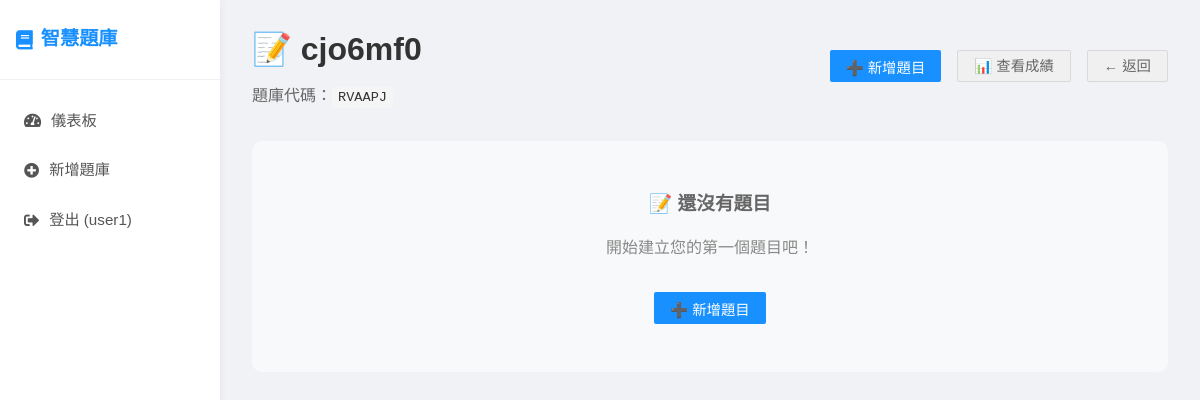
/quiz-bank/1 (signed in), run on an earlier commit of the app's database.
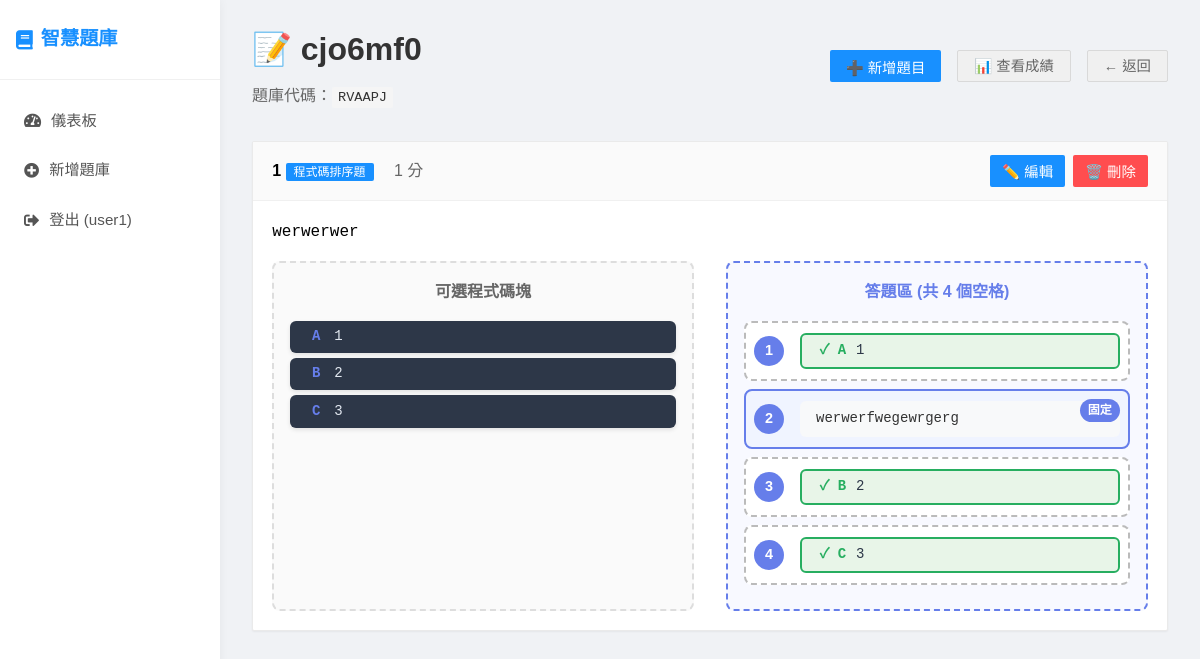
And on a later commit of the database.
### app.py (models this page shows)
class User(UserMixin, db.Model):
    id = db.Column(db.Integer, primary_key=True)
    username = db.Column(db.String(80), unique=True, nullable=False)
    email = db.Column(db.String(120), unique=True, nullable=False)
    password_hash = db.Column(db.String(120), nullable=False)
    is_teacher = db.Column(db.Boolean, default=True)
    created_at = db.Column(db.DateTime, default=datetime.utcnow)
    quiz_banks = db.relationship('QuizBank', backref='owner', lazy=True)

class QuizBank(db.Model):
    id = db.Column(db.Integer, primary_key=True)
    title = db.Column(db.String(200), nullable=False)
    description = db.Column(db.Text)
    access_code = db.Column(db.String(10), unique=True, nullable=False)
    is_active = db.Column(db.Boolean, default=True)
    created_at = db.Column(db.DateTime, default=datetime.utcnow)
    teacher_id = db.Column(db.Integer, db.ForeignKey('user.id'), nullable=False)
    questions = db.relationship('Question', backref='quiz_bank', lazy=True, cascade='all, delete-orphan')
    submissions = db.relationship('Submission', backref='quiz_bank', lazy=True)

class Question(db.Model):
    id = db.Column(db.Integer, primary_key=True)
    title = db.Column(db.String(200), nullable=False)
    question_text = db.Column(db.Text, nullable=False)
    question_type = db.Column(db.String(50), nullable=False)  # single_choice, multiple_choice, fill_blank, dropdown, parsons
    question_data = db.Column(db.Text)  # JSON格式儲存選項、正確答案等
    points = db.Column(db.Integer, default=1)
    order_index = db.Column(db.Integer, default=0)
    quiz_bank_id = db.Column(db.Integer, db.ForeignKey('quiz_bank.id'), nullable=False)
    created_at = db.Column(db.DateTime, default=datetime.utcnow)

### app.py (the view)
@app.route('/quiz-bank/<int:quiz_bank_id>')
@login_required
def manage_quiz_bank(quiz_bank_id):
    quiz_bank = QuizBank.query.get_or_404(quiz_bank_id)
    if quiz_bank.teacher_id != current_user.id:
        return redirect(url_for('teacher_dashboard'))
    questions = Question.query.filter_by(quiz_bank_id=quiz_bank_id).order_by(Question.order_index).all()
    return render_template('manage_quiz_bank.html', quiz_bank=quiz_bank, questions=questions)

### app.py (called while the page is built)
@app.template_filter('from_json')
def from_json_filter(value):
    try:
        return json.loads(value) if value else {}
    except:
        return {}

@app.template_global()
def get_question_type_name(question_type):
    type_names = {
        'single_choice': '單選題',
        'multiple_choice': '多選題',
        'fill_blank': '填空題',
        'dropdown': '下拉選單',
        'dropdown_fillblank': '下拉選單填空題',
        'parsons': '程式碼排序題'
    }
    return type_names.get(question_type, question_type)

@login_manager.user_loader
def load_user(user_id):
    return User.query.get(int(user_id))

### templates/manage_quiz_bank.html (shortened to what this page needs)
{% extends "base.html" %}
{% block content %}
<div>
    <div style="display: flex; justify-content: space-between; align-items: center; margin-bottom: 2rem;">
        <div>
            <h1 style="color: #333; margin-bottom: 0.5rem;">📝 {{ quiz_bank.title }}</h1>
            <p style="color: #666;">題庫代碼：<span class="access-code">{{ quiz_bank.access_code }}</span></p>
        </div>
        <div style="display: flex; gap: 1rem;">
            <button onclick="showAddQuestionModal()" class="btn">➕ 新增題目</button>
            <a href="{{ url_for('view_submissions_page', quiz_bank_id=quiz_bank.id) }}" class="btn btn-secondary">📊 查看成績</a>
            <a href="{{ url_for('teacher_dashboard') }}" class="btn btn-secondary">← 返回</a>
        </div>
    </div>
    <div id="questions-container">
        {% if questions %}
            {% for question in questions %}
            <div class="question-item" data-question-id="{{ question.id }}">
                <div class="question-header">
                    <div>
                        <strong>{{ question.title }}</strong>
                        <span class="question-type-badge">{{ get_question_type_name(question.question_type) }}</span>
                        <span style="color: #666; margin-left: 1rem;">{{ question.points }} 分</span>
                    </div>
                    <div style="display: flex; gap: 0.5rem;">
                        <button onclick="editQuestion({{ question.id }})" class="btn" style="padding: 6px 12px;">✏️ 編輯</button>
                        <button onclick="deleteQuestion({{ question.id }})" class="btn btn-danger" style="padding: 6px 12px;">🗑️ 刪除</button>
                    </div>
                </div>
                <div class="question-content">
                    <p style="white-space: pre-wrap; font-family: Consolas, monospace;">{{ question.question_text | trim }}</p>
                    {% if question.question_data %}
                        {% set data = question.question_data | from_json %}
                        {% if question.question_type in ['single_choice', 'multiple_choice'] %}
                            <div style="margin-top: 1rem;">
                                {% for option in data.options %}
                                <div class="option" style="background: #f8f9fa;">
                                    <div class="option-text">{{ option }}</div>
                                    {% if (question.question_type == 'single_choice' and option == data.correct_answer) or
                                           (question.question_type == 'multiple_choice' and option in data.correct_answers) %}
                                    <div class="option-correct">✓ 正確答案</div>
                                    {% endif %}
                                </div>
                                {% endfor %}
                            </div>
                        {% elif question.question_type == 'fill_blank' %}
                            <div style="margin-top: 1rem; color: #27ae60;">
                                <strong>正確答案：</strong> {{ data.correct_answer }}
                            </div>
                        {% elif question.question_type == 'dropdown' %}
                            <div style="margin-top: 1rem;">
                                <strong>選項：</strong> {{ data.options | join(', ') }}<br>
                                <strong style="color: #27ae60;">正確答案：</strong> {{ data.correct_answer }}
                            </div>
                        {% elif question.question_type == 'parsons' %}
                            <div style="margin-top: 1rem;">
                                <div class="parsons-preview-container" style="display: flex; gap: 2rem; margin-top: 1rem;">
                                    <div class="parsons-preview-bank" style="flex: 1; border: 2px dashed #ddd; border-radius: 8px; padding: 1rem; background: #fafafa;">
                                        <h4 style="text-align: center; margin-bottom: 1rem; color: #666; font-size: 1rem;">可選程式碼塊</h4>
                                        {% for label in data.code_blocks.keys() | sort %}
                                        <div class="code-block-preview" style="background: #2d3748; color: #e2e8f0; padding: 0.4rem 1rem; margin: 0.3rem 0; border-radius: 6px; font-family: Consolas, monospace;  line-height: 1.4; font-size: 14px; overflow-x: auto; box-shadow: 0 2px 4px rgba(0,0,0,0.1); height: auto; min-height: 0;">
                                            <div style="display: flex; align-items: flex-start;">
                                                <span style="color: #667eea; font-weight: bold; margin-right: 0.5rem; display: inline-block; width: 20px; text-align: center; flex-shrink: 0;">{{ label }}</span>
                                                <div style="text-align: left; flex-grow: 1;white-space: pre-wrap;">{{ data.code_blocks[label] | safe }}</div>
                                            </div>
                                        </div>
                                        {% endfor %}
                                    </div>
                                    <div class="parsons-preview-target" style="flex: 1; border: 2px dashed #667eea; border-radius: 8px; padding: 1rem; background: #f8f9ff;">
                                        <h4 style="text-align: center; margin-bottom: 1rem; color: #667eea; font-size: 1rem;">答題區 (共 {{ data.answer_slots }} 個空格)</h4>
                                        {% for i in range(1, data.answer_slots + 1) %}
                                        {% set correct_label = data.slot_answers.get(i|string, '') %}
                                        {% set is_fixed = data.fixed_blocks and (i|string in data.fixed_blocks) %}
                                        <div class="answer-slot-preview" style="border: 2px {% if is_fixed %}solid #667eea{% else %}dashed #bbb{% endif %}; border-radius: 8px; margin: 0.5rem 0; min-height: 60px; display: flex; align-items: center; padding: 0.5rem; background: {% if is_fixed %}#f0f4ff{% else %}white{% endif %}; position: relative;">
                                            <div class="slot-number" style="min-width: 30px; height: 30px; background: #667eea; color: white; border-radius: 50%; display: flex; align-items: center; justify-content: center; font-weight: bold; font-size: 0.9rem; margin-right: 1rem;">{{ i }}</div>
                                            {% if is_fixed %}
                                            {% set fixed = data.fixed_blocks[i|string] %}
                                            <div style="flex: 1; background: #f8f9fa; padding: 0.5rem 1rem; border-radius: 6px; font-family: Consolas, monospace; line-height: 1.4; color: #333; white-space: pre-wrap; font-size: 14px;">{{ fixed.content | safe }}</div>
                                            <div style="position: absolute; top: 8px; right: 8px; background: #667eea; color: white; padding: 2px 8px; border-radius: 12px; font-size: 0.75rem; font-weight: bold;">固定</div>
                                            {% elif correct_label %}
                                            <div class="answer-block" style="flex: 1; background: #e8f5e8; color: #2d3748; padding: 0.4rem 1rem; border-radius: 6px; font-family: Consolas, monospace; line-height: 1.4; border: 2px solid #27ae60; font-size: 14px; overflow-x: auto; height: auto; min-height: 0;">
                                                <div style="display: flex; align-items: flex-start;">
                                                    <span style="color: #27ae60; font-weight: bold; margin-right: 0.5rem; display: inline-block; width: 30px; text-align: center; flex-shrink: 0;">✓ {{ correct_label }}</span>
                                                    <div style="text-align: left; flex-grow: 1; white-space: pre;">{{ data.code_blocks.get(correct_label, '') | safe }}</div>
                                                </div>
                                            </div>
                                            {% else %}
                                            <div style="flex: 1; color: #999; font-style: italic;">將程式碼塊拖拉到這裡</div>
                                            {% endif %}
                                        </div>
                                        {% endfor %}
                                    </div>
                                </div>
                            </div>
                        {% endif %}
                    {% endif %}
                </div>
            </div>
            {% endfor %}
        {% else %}
            <div style="text-align: center; padding: 3rem; background: #f8f9fa; border-radius: 10px;">
                <h3 style="color: #666; margin-bottom: 1rem;">📝 還沒有題目</h3>
                <p style="color: #888; margin-bottom: 2rem;">開始建立您的第一個題目吧！</p>
                <button onclick="showAddQuestionModal()" class="btn">➕ 新增題目</button>
            </div>
        {% endif %}
    </div>
</div>
{% endblock %}

### templates/base.html (shortened to what this page needs)
<!DOCTYPE html>
<html lang="zh-TW">
<head>
    <link rel="stylesheet" href="{{ url_for('static', filename='css/style.css') }}">
    <link rel="stylesheet" href="https://cdnjs.cloudflare.com/ajax/libs/font-awesome/5.15.4/css/all.min.css">
</head>
<body>
    <div class="container">
        <nav class="navbar">
            <h1><i class="fas fa-book"></i> 智慧題庫</h1>
            <div class="nav-links">
                {% if current_user.is_authenticated %}
                    <a href="{{ url_for('teacher_dashboard') }}" class="{{ 'active' if request.endpoint == 'teacher_dashboard' else '' }}">
                        <i class="fas fa-tachometer-alt"></i> 儀表板
                    </a>
                    <a href="{{ url_for('create_quiz_bank') }}" class="{{ 'active' if request.endpoint == 'create_quiz_bank' else '' }}">
                        <i class="fas fa-plus-circle"></i> 新增題庫
                    </a>
                    <a href="{{ url_for('logout') }}">
                        <i class="fas fa-sign-out-alt"></i> 登出 ({{ current_user.username }})
                    </a>
                {% endif %}
            </div>
        </nav>
        <div class="content">
            {% block content %}{% endblock %}
        </div>
    </div>
</body>
</html>

### static/css/style.css (style rules this page uses)
* { margin: 0; padding: 0; box-sizing: border-box; }
body { font-family: 'Microsoft JhengHei', Consolas, sans-serif; line-height: 1.6; background: #f0f2f5; min-height: 100vh; }
.container { display: flex; min-height: 100vh; }
.navbar { width: 220px; background: #fff; color: #333; box-shadow: 0 0 10px rgba(0,0,0,0.05); display: flex; flex-direction: column; padding: 0; position: fixed; height: 100vh; z-index: 100; }
.navbar h1 { font-size: 1.2rem; font-weight: bold; padding: 1.5rem 1rem; color: #1890ff; border-bottom: 1px solid #f0f0f0; margin: 0; display: flex; align-items: center; gap: 8px; }
.navbar .nav-links { display: flex; flex-direction: column; padding: 1rem 0; }
.navbar a { color: #555; text-decoration: none; padding: 0.8rem 1.5rem; transition: all 0.3s; display: flex; align-items: center; gap: 10px; font-size: 0.95rem; }
.content { flex: 1; padding: 1.5rem 2rem; margin-left: 220px; background: #f0f2f5; }
.btn { display: inline-flex; align-items: center; justify-content: center; padding: 0.5rem 1rem; background: #1890ff; color: white; text-decoration: none; border: none; border-radius: 2px; cursor: pointer; font-size: 0.9rem; font-weight: 500; transition: all 0.2s; height: 32px; gap: 5px; }
.btn-secondary { background: #f0f0f0; color: #666; border: 1px solid #d9d9d9; }
.btn-danger { background: #ff4d4f; }
.access-code { background: #f5f5f5; padding: 3px 6px; border-radius: 2px; font-family: Consolas, monospace; font-weight: 500; color: #333; font-size: 0.85rem; }
.question-item { border: 1px solid #eaeaea; border-radius: 2px; margin-bottom: 1rem; overflow: hidden; background: white; box-shadow: 0 1px 2px rgba(0,0,0,0.05); }
.question-header { background: #fafafa; padding: 0.8rem 1.2rem; border-bottom: 1px solid #f0f0f0; display: flex; justify-content: space-between; align-items: center; }
.question-content { padding: 1.2rem; }
.question-type-badge { background: #1890ff; color: white; padding: 2px 8px; border-radius: 2px; font-size: 0.75rem; }
.slot-number { min-width: 30px; height: 30px; background: #667eea; color: white; border-radius: 50%; display: flex; align-items: center; justify-content: center; font-weight: bold; font-size: 0.9rem; margin-right: 1rem; }

What changed in the data, as far as the page shows it:
added Question: title "1", question_type "程式碼排序題", points "1", question_text "werwerwer", sort "A" "B" "C", code_blocks "1" "2" "3", answer_slots "4", i "1" "2" "3" "4", correct_label "A" "B" "C", code_blocks.get "1" "2" "3", content "werwerfwegewrgerg"
Also different on the page:
text no longer shown: "📝 還沒有題目 開始建立您的第一個題目吧！ ➕ 新增題目"
